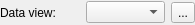
<?xml version="1.0" encoding="UTF-8"?>
<ui version="4.0">
 <class>DataViewWidget</class>
 <widget class="QWidget" name="DataViewWidget">
  <property name="geometry">
   <rect>
    <x>0</x>
    <y>0</y>
    <width>195</width>
    <height>25</height>
   </rect>
  </property>
  <property name="windowTitle">
   <string>Form</string>
  </property>
  <layout class="QHBoxLayout" name="horizontalLayout">
   <property name="leftMargin">
    <number>0</number>
   </property>
   <property name="topMargin">
    <number>0</number>
   </property>
   <property name="rightMargin">
    <number>0</number>
   </property>
   <property name="bottomMargin">
    <number>0</number>
   </property>
   <item>
    <widget class="QLabel" name="lblDataViews">
     <property name="text">
      <string>Data view:</string>
     </property>
    </widget>
   </item>
   <item>
    <widget class="QComboBox" name="cbDataViews">
     <property name="editable">
      <bool>false</bool>
     </property>
     <property name="sizeAdjustPolicy">
      <enum>QComboBox::AdjustToContents</enum>
     </property>
    </widget>
   </item>
   <item>
    <widget class="QToolButton" name="pbShowChannelFilterDialog">
     <property name="toolTip">
      <string>Channels filter</string>
     </property>
     <property name="text">
      <string>...</string>
     </property>
     <property name="icon">
      <iconset resource="../../images/images.qrc">
       <normaloff>:/shv/visu/images/settings.svg</normaloff>:/shv/visu/images/settings.svg</iconset>
     </property>
    </widget>
   </item>
  </layout>
 </widget>
 <resources>
  <include location="../../images/images.qrc"/>
 </resources>
 <connections/>
</ui>
